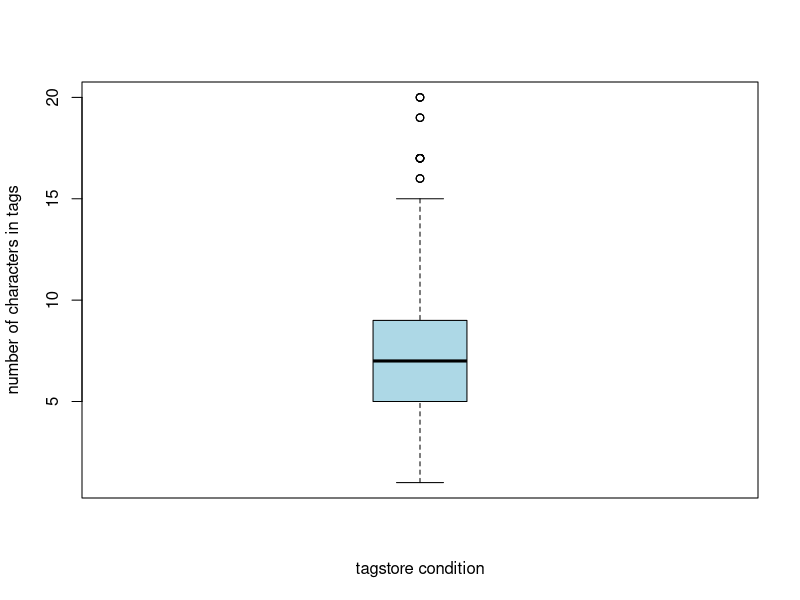
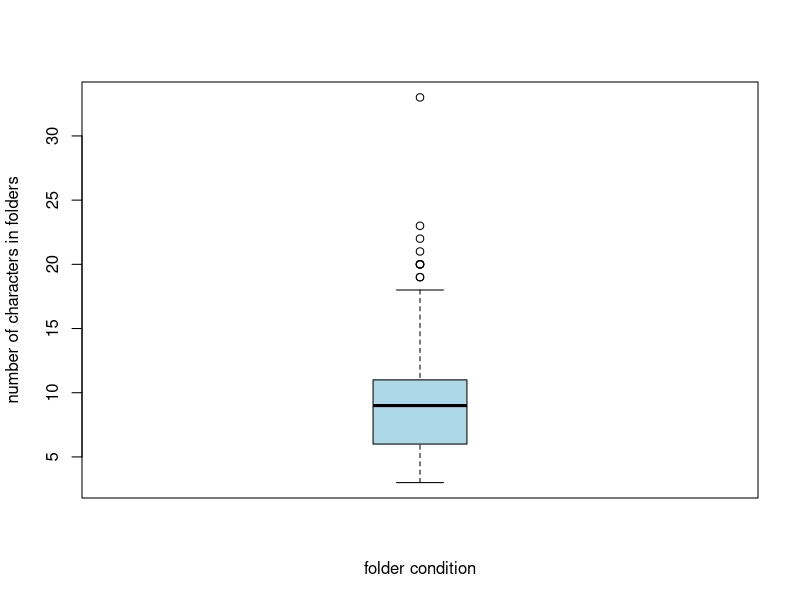
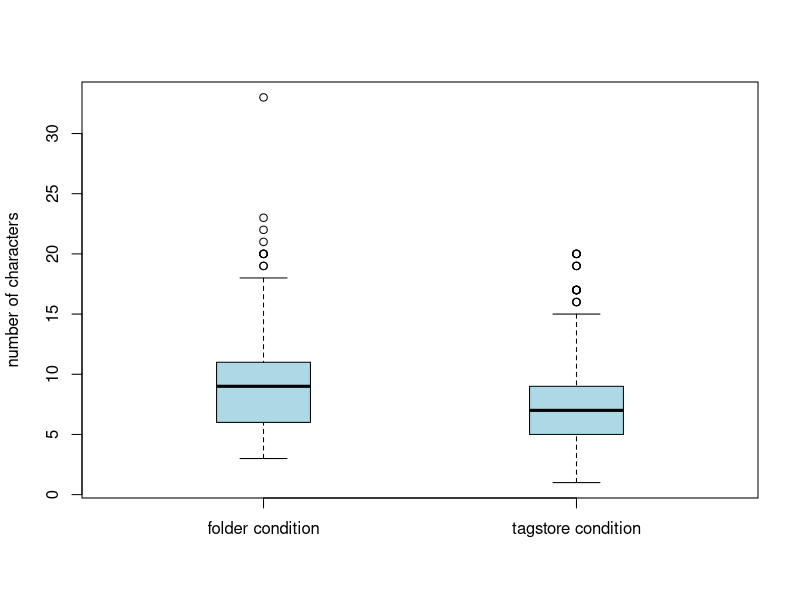
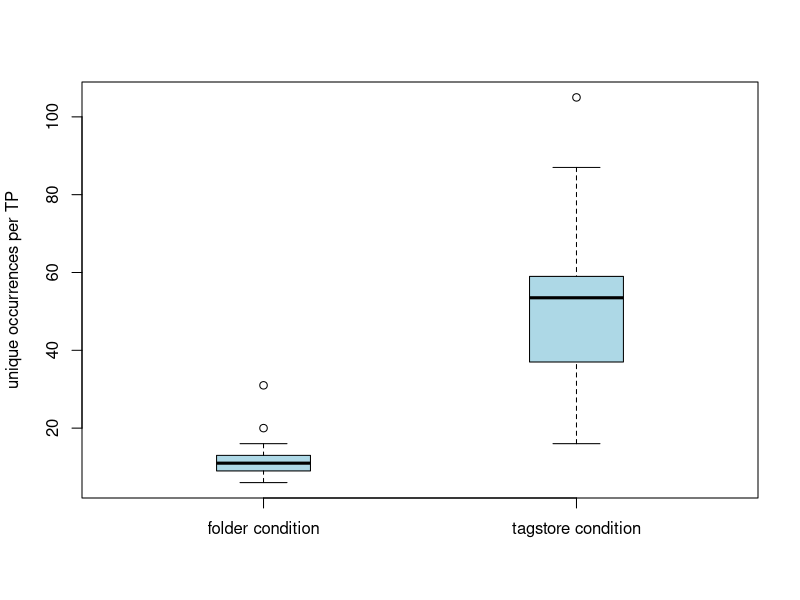
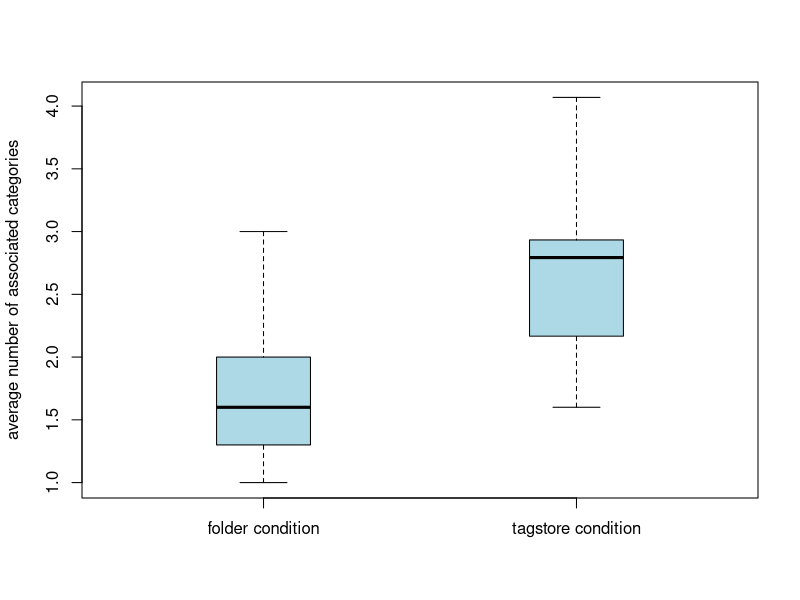

The R script that drew these images, in order:


all_tags_lengths <- read.table("tags_concated_-_raw_tags_single_unique_-_lengths.csv")

pdf('tag_length_boxplot.pdf')
boxplot(all_tags_lengths, 
    names=c("tagstore condition"), 
    xlab="tagstore condition", 
    ylab="number of characters in tags", 
    pars = list(boxwex = 0.3, staplewex = 0.5, 
    boxfill="lightblue"))

list_of_all_folders_without_paths_lengths <- read.table("folders_without_path_-_lengths.csv")

pdf('folder_length_boxplot.pdf')
boxplot(list_of_all_folders_without_paths_lengths, 
    names=c("folder condition"), 
    xlab="folder condition", 
    ylab="number of characters in folders", 
    pars = list(boxwex = 0.3, staplewex = 0.5, 
    boxfill="lightblue"))


pdf('folder_and_tag_length_boxplot.pdf')
boxplot(list(list_of_all_folders_without_paths_lengths$V1, all_tags_lengths$V1), 
    names=c("folder condition", "tagstore condition"), 
    #xlab="FE 1", 
    ylab="number of characters", 
    pars = list(boxwex = 0.3, staplewex = 0.5, 
    boxfill="lightblue"))

ufolders <- read.table("folders_number_of_unique_per_TP.csv")
utags <- read.table("tags_number_of_unique_per_TP.csv")

pdf('folder_and_tag_uniques_boxplot.pdf')
boxplot(list(ufolders$V1, utags$V1), 
    names=c("folder condition", "tagstore condition"), 
    #xlab="FE 1", 
    ylab="unique occurrences per TP", 
    pars = list(boxwex = 0.3, staplewex = 0.5, 
    boxfill="lightblue"))

avnroftags <- read.table("../transcripts/filing_tagstore/average_nr_of_tags_-_list.csv")
avnrofparenfolders <- read.table("folders_list_of_average_nr_of_parentfolders_per_TP.csv")
pdf('average_nr_of_parentfolders_vs_average_nr_of_tags_boxplot.pdf')
boxplot(list(avnrofparenfolders$V1, avnroftags$V1), 
    names=c("folder condition", "tagstore condition"), 
    #xlab="FE 1", 
    ylab="average number of associated categories", 
    pars = list(boxwex = 0.3, staplewex = 0.5, 
    boxfill="lightblue"))


